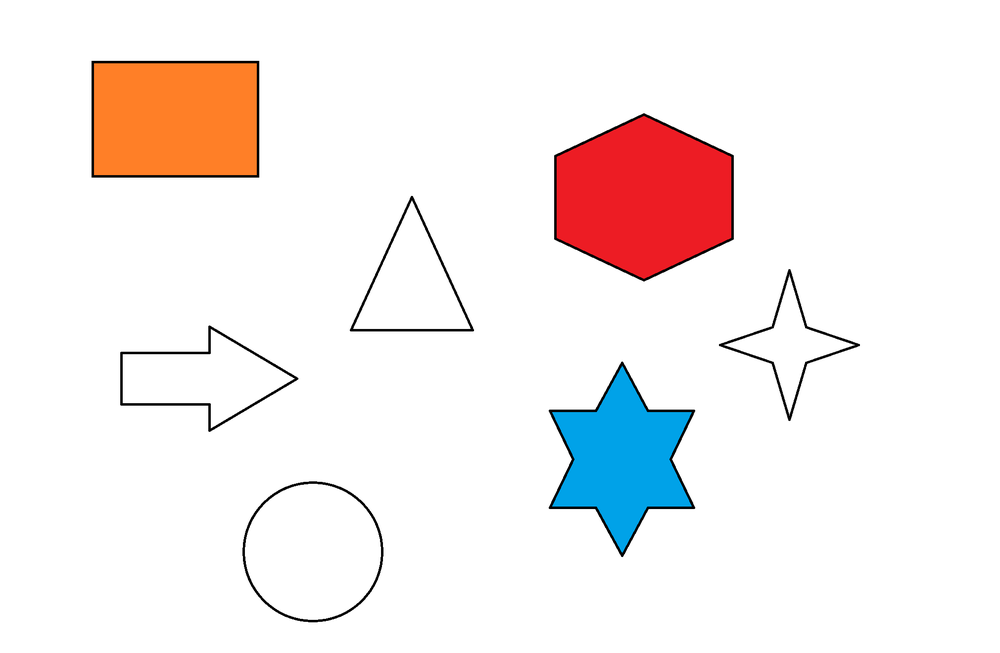
#> input picture assets/shapes.png, 1000 x 653 px, shrunk from 2021 x 1320 before the run
$ python corner_detect.py
#> lines starting #> are read from the running program, lines starting #| are printed output that depends on the picture; after the words box and inside, x2 and y2 are one past the last pixel; in counts of white or black regions, pixels touching at a corner belong together
import cv2 as cv
import numpy as np

img = cv.imread("assets/shapes.png")
#> img is the input picture: shape (653, 1000, 3); mean B, G, R 238, 238.7, 245.8
gray_img = cv.cvtColor(img, cv.COLOR_BGR2GRAY)
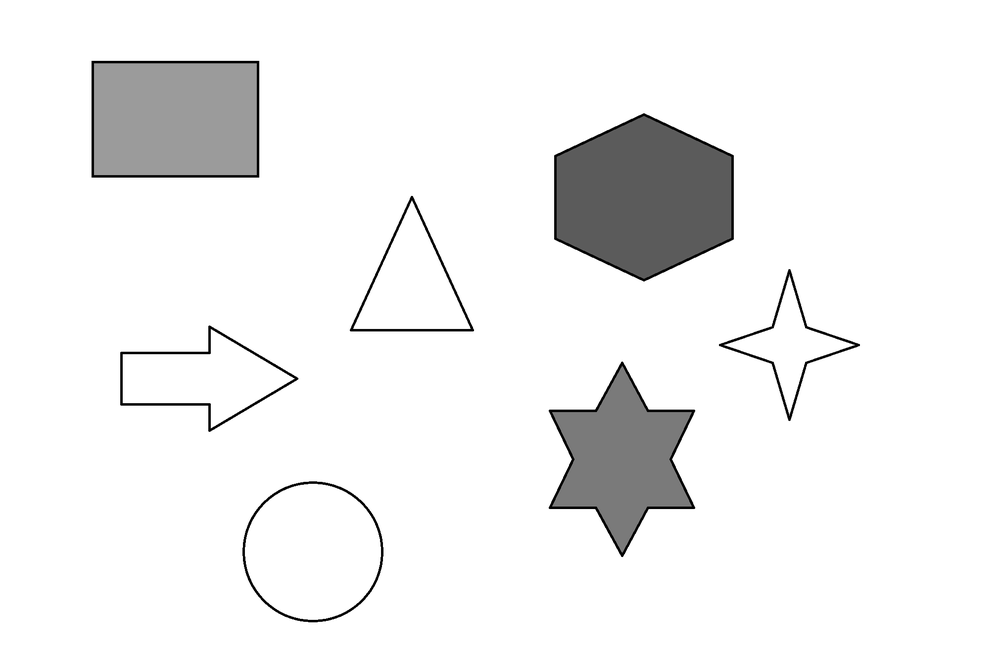
#> gray_img: shape (653, 1000); min 0, max 255, mean 240.7

# SHI-TOMASI METHOD https://docs.opencv.org/4.x/d4/d8c/tutorial_py_shi_tomasi.html
corners = cv.goodFeaturesToTrack(gray_img, maxCorners=50, qualityLevel=0.1, minDistance=50)
#> corners = 32 rows, first 8: [789, 420], [789, 269], [209, 430], [622, 556], [209, 326], [719, 345], [622, 362], [693, 507]
corners = np.int64(corners)

for corner in corners:
    x,y = corner.ravel()
    img = cv.circle(img, center=(x,y), radius=20, color=(0, 255, 0), thickness=-1)
#> this loop made 32 passes
#> (x, y) on passes 1 to 12: (789, 420), (789, 269), (209, 430), (622, 556), (209, 326), (719, 345), (622, 362), (693, 507), (859, 345), (293, 378), (694, 410), (549, 410)
#> pass 1, `img = cv.circle(img, center=(x,y), radius=20, color=(0, 255, 0), thick..`:
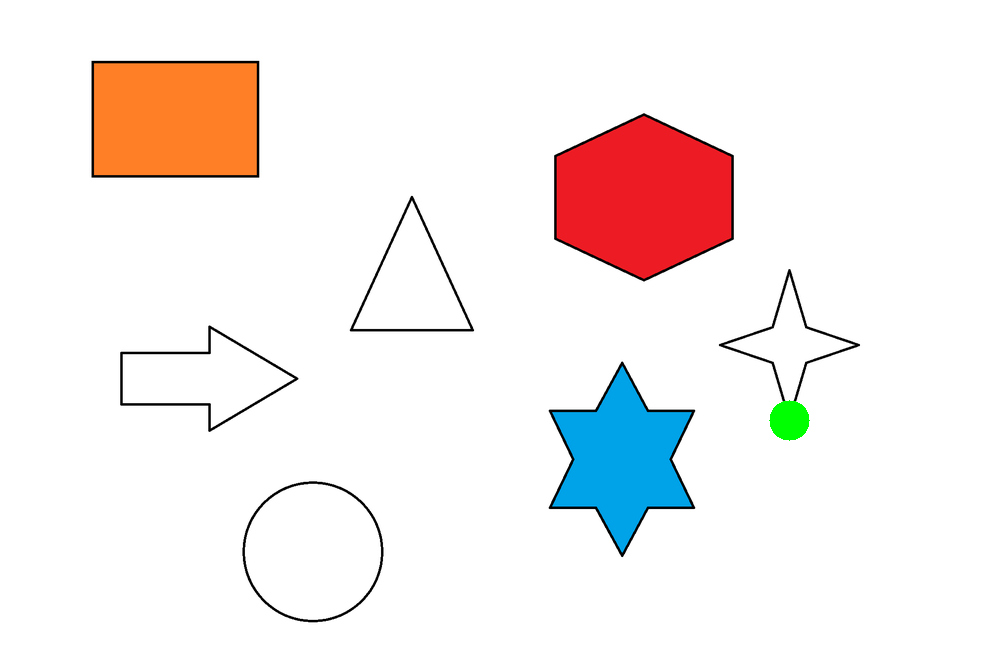
#> img: shape (653, 1000, 3); 0.19% of pixels changed, all inside (x1, y1, x2, y2) = (769, 400, 810, 441)
#> after the loop:
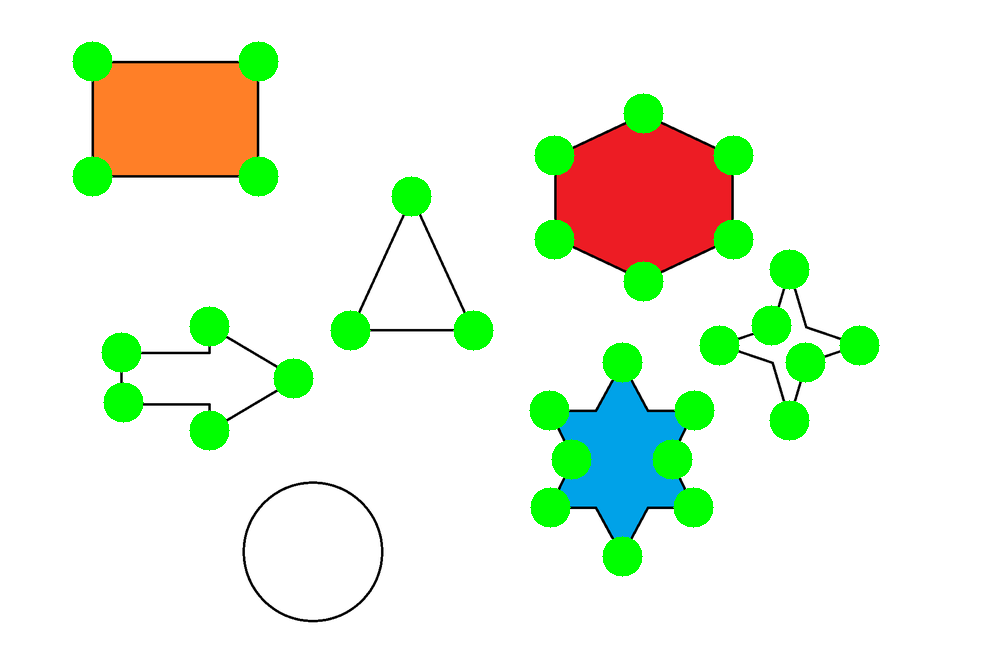
#> img: shape (653, 1000, 3); mean B, G, R 224.6, 241.2, 232.3


# HARRIS CORNER DETECTION https://docs.opencv.org/4.x/dc/d0d/tutorial_py_features_harris.html
corners = cv.goodFeaturesToTrack(gray_img, maxCorners=50, qualityLevel=0.01, minDistance=50, useHarrisDetector=True, k=0.1)
#> corners = 28 rows, first 8: [789, 420], [622, 556], [719, 345], [622, 362], [859, 345], [789, 270], [209, 326], [411, 196]
corners = np.int64(corners)

for corner in corners:
    x,y = corner.ravel()
    img = cv.circle(img, center=(x,y), radius=10, color=(255, 0, 0), thickness=-1)
#> this loop made 28 passes
#> pass 1, `img = cv.circle(img, center=(x,y), radius=10, color=(255, 0, 0), thick..`:
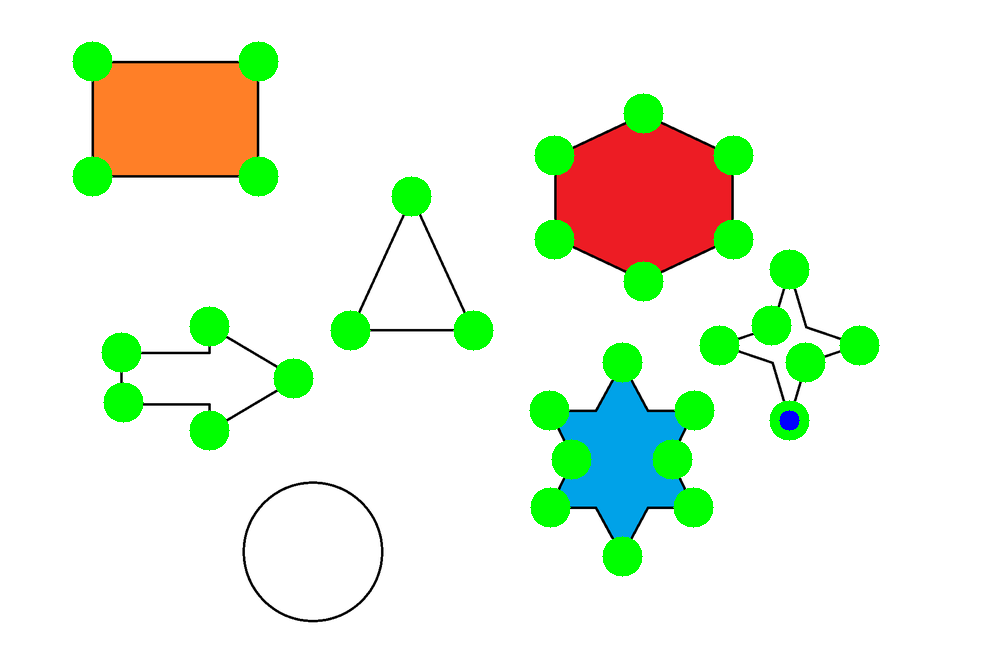
#> img: shape (653, 1000, 3); 0.05% of pixels changed, all inside (x1, y1, x2, y2) = (779, 410, 800, 431)
#> pass 2, `img = cv.circle(img, center=(x,y), radius=10, color=(255, 0, 0), thick..`:
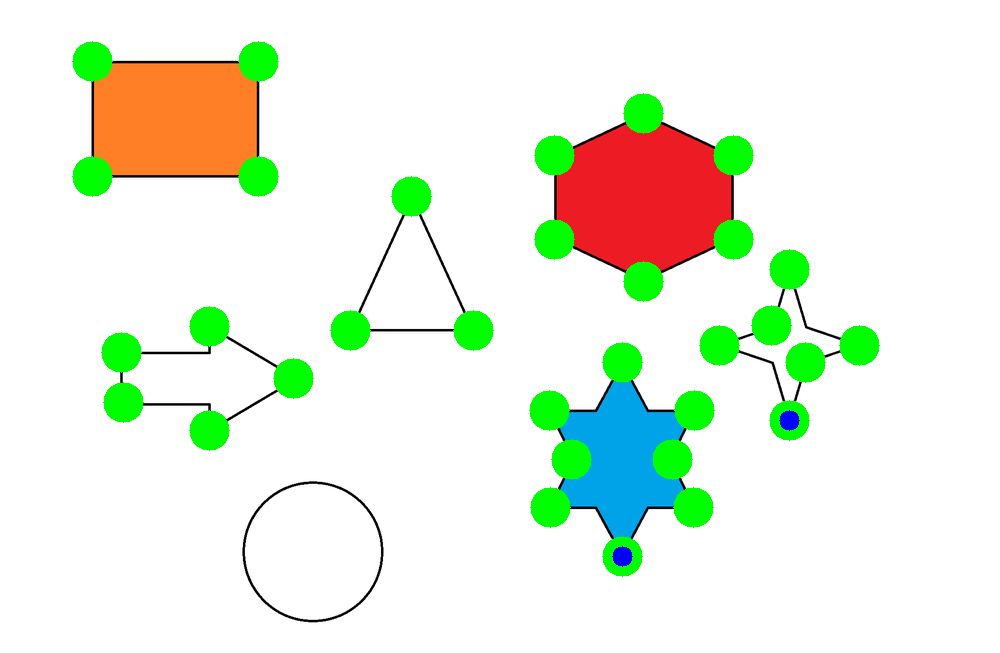
#> img: shape (653, 1000, 3); 0.05% of pixels changed, all inside (x1, y1, x2, y2) = (612, 546, 633, 567)
#> pass 3, `img = cv.circle(img, center=(x,y), radius=10, color=(255, 0, 0), thick..`:
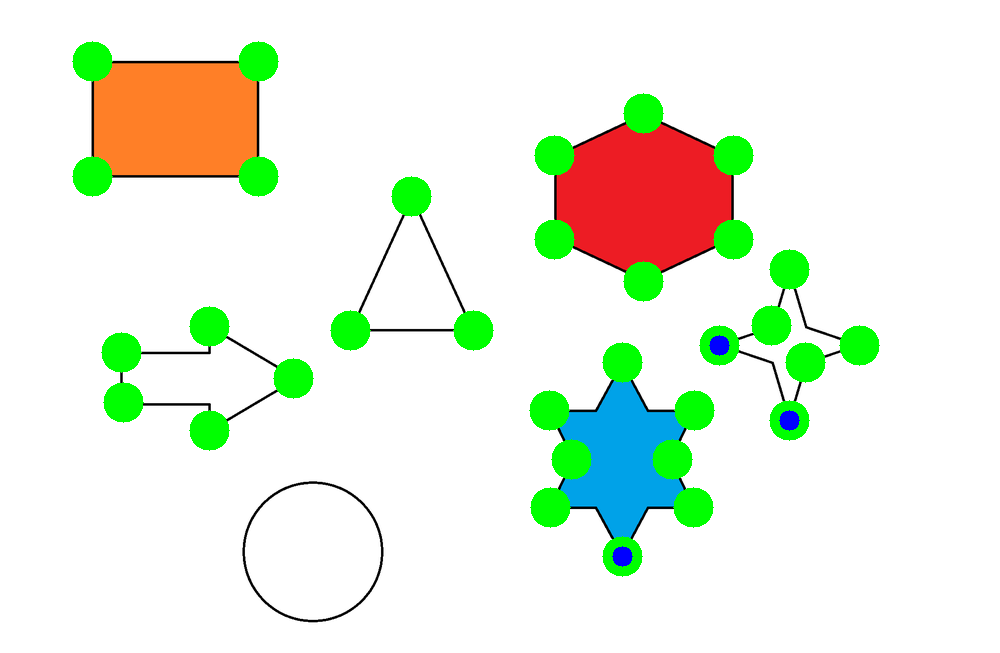
#> img: shape (653, 1000, 3); 0.05% of pixels changed, all inside (x1, y1, x2, y2) = (709, 335, 730, 356)
#> after the loop:
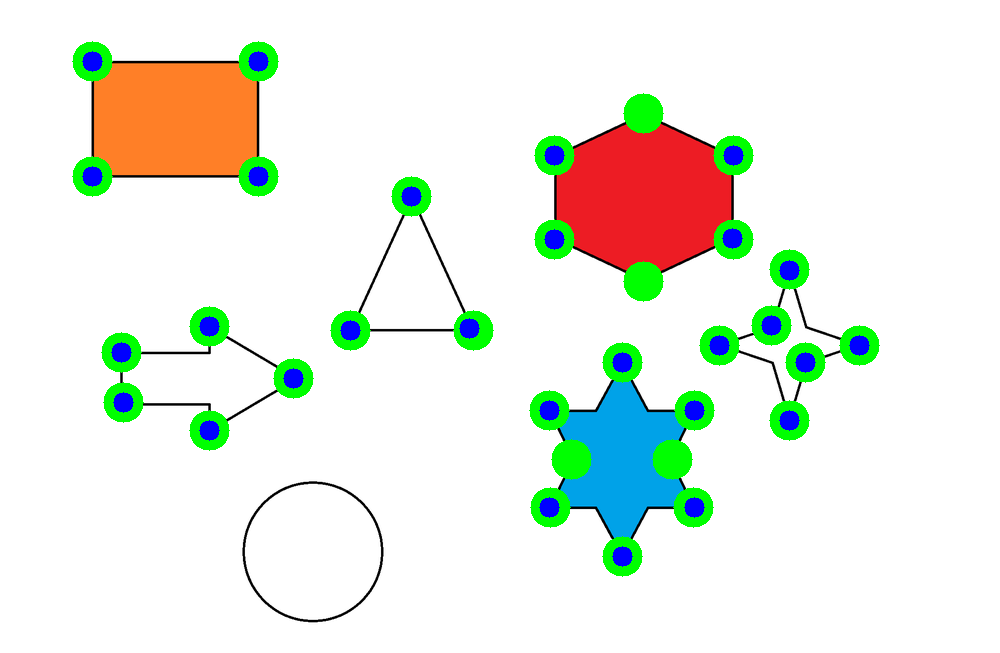
#> img: shape (653, 1000, 3); 1.21% of pixels changed, all inside (x1, y1, x2, y2) = (82, 51, 870, 518)


cv.imshow("Shapes", img)
cv.waitKey(0)
cv.destroyAllWindows()

cv.imwrite("assets/shapes_corners.png", img)
